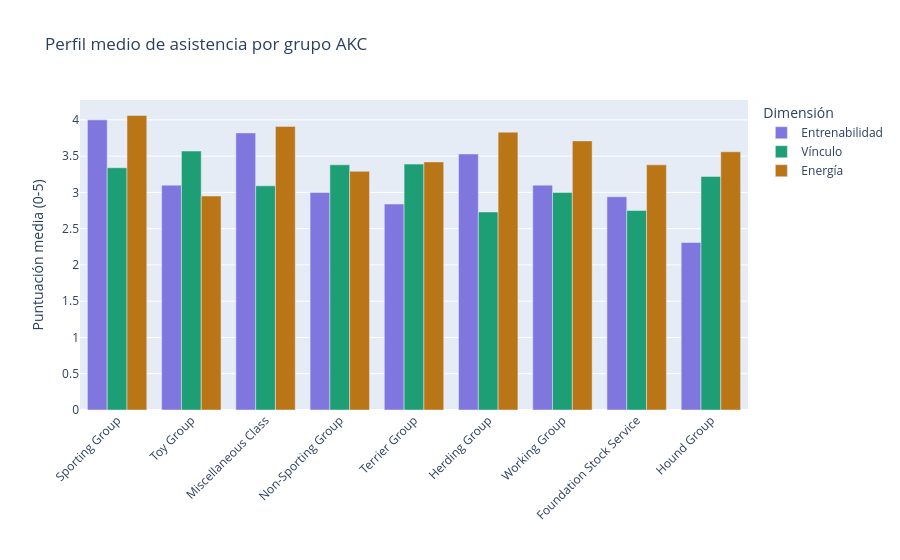

The code cell stored with this chart in its notebook:
### Markdown cell above
## Conclusión — Mapa de correlaciones

**Hallazgo clave:** Energía y Vínculo tienen correlación 0.
Son dimensiones completamente independientes.
Hay razas energéticas con vínculo alto Y razas tranquilas con vínculo alto.
Esto confirma que el algoritmo de Seiðr puede encontrar el perfil exacto
para cada usuario sin que la energía limite el vínculo ni viceversa.

**Nota técnica:** La alta correlación entre Entrenabilidad/Vínculo y
Punt.Asistencia es esperada — son los factores que más peso tienen en la fórmula.
Si se decide dar más peso al vínculo que a la entrenabilidad,
solo hay que ajustar los coeficientes de la fórmula.

### Code cell
# ============================================================
# VISUALIZACIÓN 7 — Perfil medio de asistencia por grupo AKC
# ============================================================

# Calculamos la media de las variables clave por grupo
# Esto nos dice qué grupos tienen mejor perfil general para asistencia
perfil_grupos = df.groupby('group')[[ 
    'energy_level_value_seidr',       # energía media del grupo
    'trainability_value_seidr',       # entrenabilidad media
    'demeanor_value_seidr',           # vínculo medio
    'puntuacion_asistencia'           # puntuación media de asistencia
]].mean().round(2).reset_index()      # calculamos media y redondeamos

# Renombramos para el gráfico
perfil_grupos.columns = ['Grupo', 'Energía', 'Entrenabilidad', 'Vínculo', 'Punt.Asistencia']

# Ordenamos por puntuación de asistencia
perfil_grupos = perfil_grupos.sort_values('Punt.Asistencia', ascending=False)

# Gráfico de barras agrupadas — comparamos las 3 dimensiones por grupo
fig7 = px.bar(
    perfil_grupos,
    x='Grupo',                        # eje X: grupo AKC
    y=['Entrenabilidad', 'Vínculo', 'Energía'],  # tres barras por grupo
    title='Perfil medio de asistencia por grupo AKC',
    barmode='group',                  # barras agrupadas, no apiladas
    color_discrete_map={              # colores específicos para cada variable
        'Entrenabilidad': '#7F77DD',  # morado Seiðr
        'Vínculo': '#1D9E75',         # verde
        'Energía': '#BA7517'          # ámbar
    }
)

fig7.update_layout(
    xaxis_tickangle=-45,              # rotar etiquetas para que no se solapen
    yaxis_title='Puntuación media (0-5)',
    xaxis_title='',
    legend_title='Dimensión'
)

fig7.show()

# Mostrar tabla resumen ordenada por puntuación
print("\nRanking de grupos por puntuación de asistencia:")
print(perfil_grupos[['Grupo', 'Entrenabilidad', 'Vínculo', 'Energía', 'Punt.Asistencia']].to_string(index=False))

### Figure 1 — Plotly figure (JSON) as saved in the notebook; plotly's stock layout.template omitted (floating-point values rounded to 4 significant figures)
{"data": [{"alignmentgroup": "True", "hovertemplate": "variable=Entrenabilidad<br>Grupo=%{x}<br>value=%{y}<extra></extra>", "legendgroup": "Entrenabilidad", "marker": {"color": "#7F77DD", "pattern": {"shape": ""}}, "name": "Entrenabilidad", "offsetgroup": "Entrenabilidad", "orientation": "v", "showlegend": true, "textposition": "auto", "type": "bar", "x": ["Sporting Group", "Toy Group", "Miscellaneous Class", "Non-Sporting Group", "Terrier Group", "Herding Group", "Working Group", "Foundation Stock Service", "Hound Group"], "xaxis": "x", "y": [4.0, 3.1, 3.82, 3.0, 2.84, 3.53, 3.1, 2.94, 2.31], "yaxis": "y"}, {"alignmentgroup": "True", "hovertemplate": "variable=Vínculo<br>Grupo=%{x}<br>value=%{y}<extra></extra>", "legendgroup": "Vínculo", "marker": {"color": "#1D9E75", "pattern": {"shape": ""}}, "name": "Vínculo", "offsetgroup": "Vínculo", "orientation": "v", "showlegend": true, "textposition": "auto", "type": "bar", "x": ["Sporting Group", "Toy Group", "Miscellaneous Class", "Non-Sporting Group", "Terrier Group", "Herding Group", "Working Group", "Foundation Stock Service", "Hound Group"], "xaxis": "x", "y": [3.34, 3.57, 3.09, 3.38, 3.39, 2.73, 3.0, 2.75, 3.22], "yaxis": "y"}, {"alignmentgroup": "True", "hovertemplate": "variable=Energía<br>Grupo=%{x}<br>value=%{y}<extra></extra>", "legendgroup": "Energía", "marker": {"color": "#BA7517", "pattern": {"shape": ""}}, "name": "Energía", "offsetgroup": "Energía", "orientation": "v", "showlegend": true, "textposition": "auto", "type": "bar", "x": ["Sporting Group", "Toy Group", "Miscellaneous Class", "Non-Sporting Group", "Terrier Group", "Herding Group", "Working Group", "Foundation Stock Service", "Hound Group"], "xaxis": "x", "y": [4.06, 2.95, 3.91, 3.29, 3.42, 3.83, 3.71, 3.38, 3.56], "yaxis": "y"}], "layout": {"barmode": "group", "legend": {"title": {"text": "Dimensión"}, "tracegroupgap": 0}, "title": {"text": "Perfil medio de asistencia por grupo AKC"}, "xaxis": {"anchor": "y", "domain": [0, 1], "tickangle": -45, "title": {"text": ""}}, "yaxis": {"anchor": "x", "domain": [0, 1], "title": {"text": "Puntuación media (0-5)"}}}}
